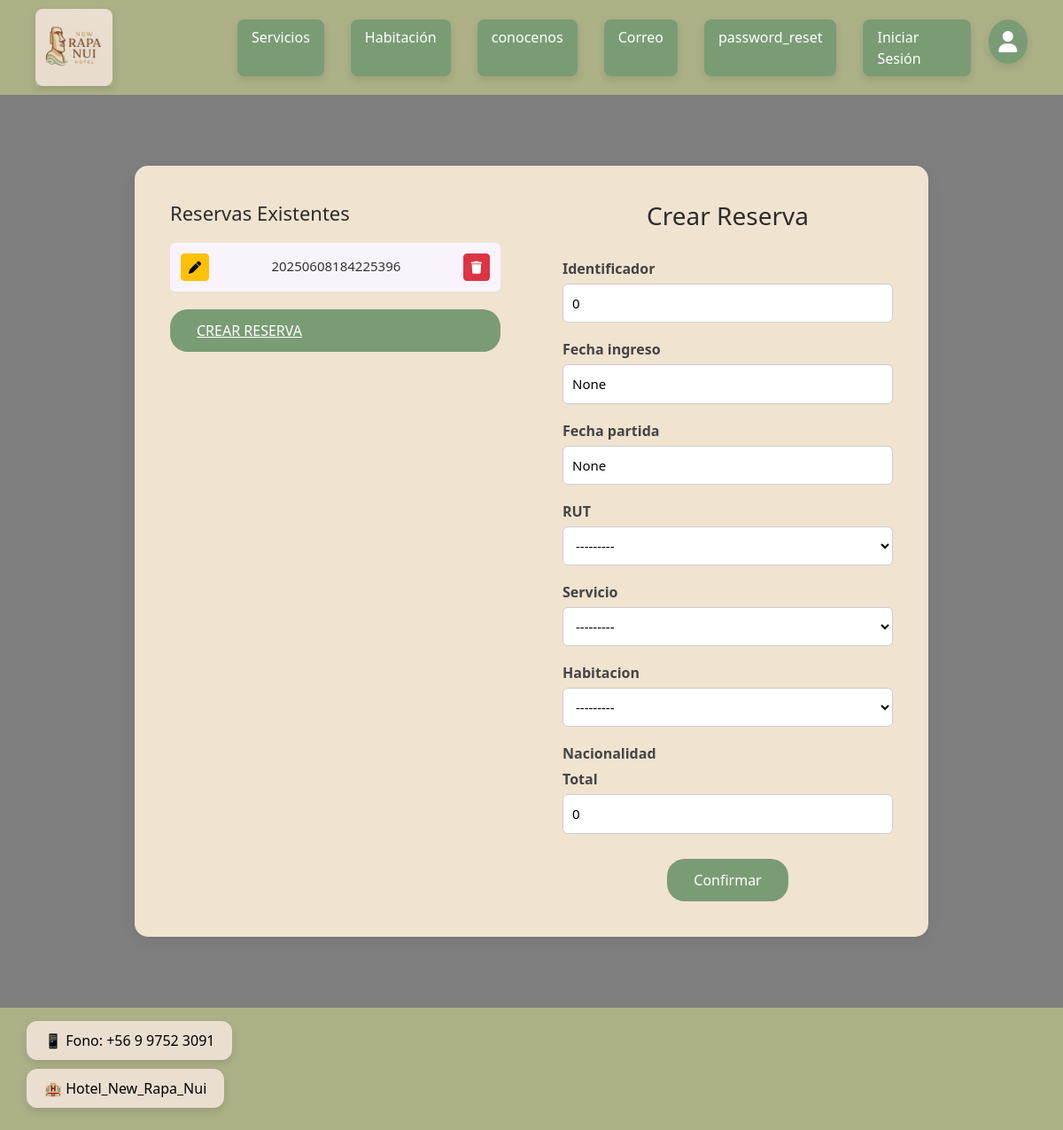
The page /listar_reservas_emp/ on the database as committed earlier.
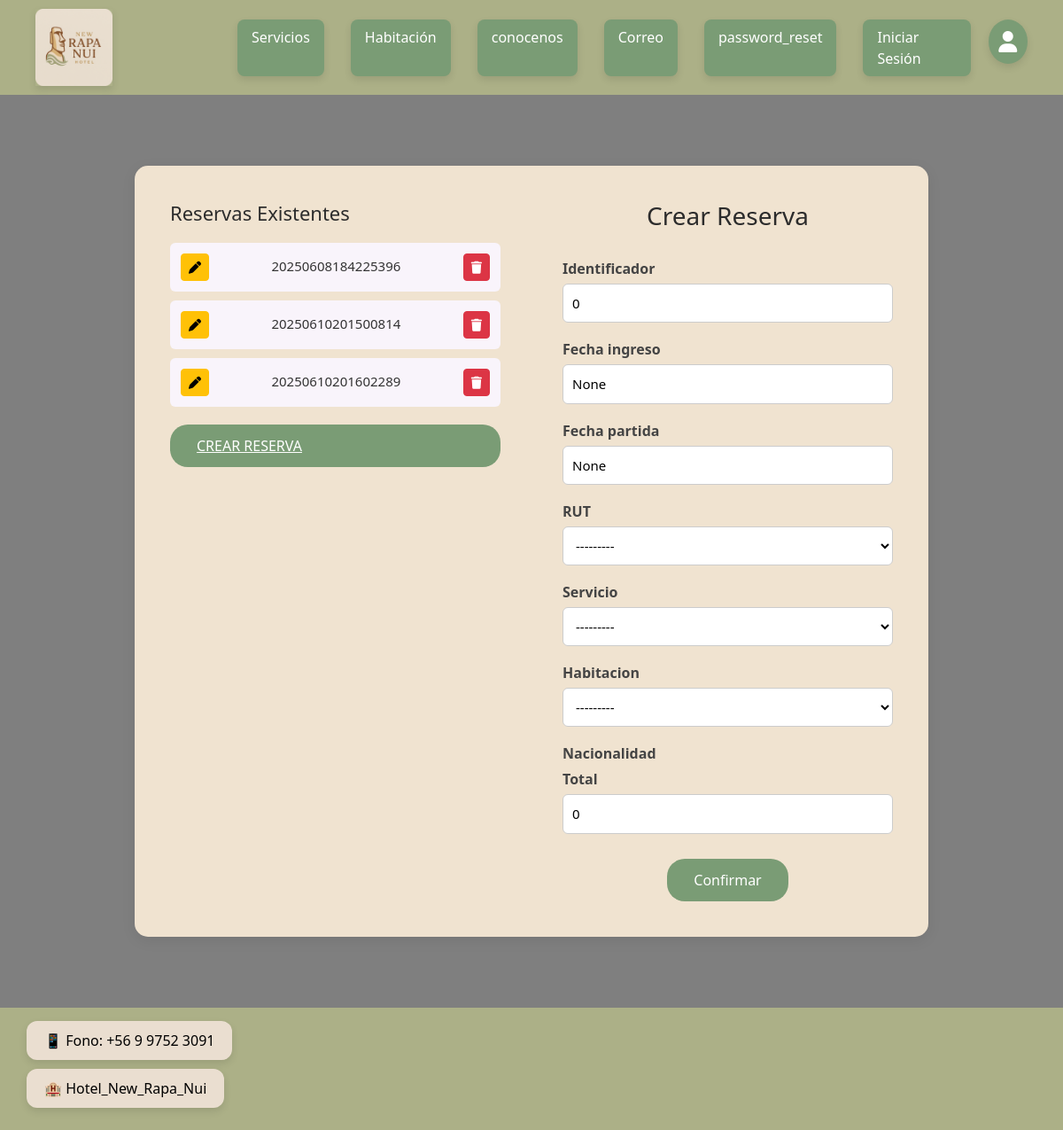
The same page on the database as committed later.
### app/models.py (models this page shows, shortened)
class reserva(models.Model):
    id_reserva = models.IntegerField(default=0, primary_key=True)
    fechaInicio = models.DateField(default=None)
    fechaFinal = models.DateField(default=None)
    rut_cliente = models.ForeignKey(Cliente, on_delete=models.PROTECT)
    n_s_ext = models.ForeignKey(Servicio_Ext, on_delete=models.PROTECT)
    n_habitacion = models.ForeignKey(Habitacion, on_delete=models.PROTECT)
    precio_total = models.IntegerField(default=0)

### app/views.py (the view, shortened to what this page needs)
# urls.py: path("listar_reservas_emp/", listar_reservas_emp, name="listar_reservas_emp"),
def listar_reservas_emp(request):
    data = {
        'form': ReservaForm(),
        'reservas': reserva.objects.all()
    }
    return render(request, "app/Empleados/crear-reserva-emp/crear-reserva-emp.html", data)

### app/forms.py
class ReservaForm(forms.ModelForm):
    class Meta:
        model = reserva
        fields = '__all__'
        widgets = {
            'fechaInicio': forms.DateInput(attrs={'type': 'date'}),
            'fechaFinal': forms.DateInput(attrs={'type': 'date'}),
        }

### app/models.py (called while the page is built)
    def __str__(self):
        return self.Rut_cliente

    def __str__(self):
        return self.n_s_ext

    def __str__(self):
        return self.n_habitacion

### app/templates/app/Empleados/crear-reserva-emp/crear-reserva-emp.html (shortened to what this page needs)
{% extends 'app/base.html' %}
{% load static %}
{% block extra_css %}
  <link rel="stylesheet" href="{% static 'app/css/crear-reserva-emp.css' %}">
{% endblock %}
{% block content %}
<main class="contenedor-recuadro">
  <div class="recuadro-servicio">
    <div class="lado izquierdo">
  <h3>Reservas Existentes</h3>
  <table style="width:100%; font-size:14px;">
      {% for r in reservas %}
      <li>
        <a  class="btn btn-info btn-sm btn-warning" href="{% url 'modificar_reserva_emp' r.id_reserva %}"><i class="fas fa-pen"></i></a>
          {{ r.id_reserva }}
        <a class="btn btn-info btn-sm btn-danger" href="{% url 'eliminar_reserva_emp' r.id_reserva %}"><i class="fas fa-trash"></i></a>
      </li>
      {% endfor %}
      <a  href="{% url 'listar_reservas_emp' %}" class="button btn-succes" >CREAR RESERVA</a>
  </table>
</div>
    <div class="lado derecho">
      <h2 class="reservaTitulo">Crear Reserva</h2>
      <form method="POST" enctype="multipart/form-data">
        <div class="titulosInputs"><p>Identificador</p></div>
        <input type="text" name="{{ form.id_reserva.name }}" value="{{ form.id_reserva.value|default_if_none:'' }}" placeholder="Nombre del servicio">
        <div class="titulosInputs"><p>Fecha ingreso</p></div>
        <input type="datetime" name="{{ form.fechaInicio.name }}" value="{{ form.fechaInicio.value }}" placeholder="Nombre del servicio">
        <div class="titulosInputs"><p>Fecha partida</p></div>
        <input type="datetime" name="{{ form.fechaFinal.name }}" value="{{ form.fechaFinal.value }}" placeholder="Nombre del servicio">
        <div class="titulosInputs"><p>RUT</p></div>
        {{ form.rut_cliente }}
        <div class="titulosInputs"><p>Servicio</p></div>
        {{ form.n_s_ext }}
        <div class="titulosInputs"><p>Habitacion</p></div>
        {{ form.n_habitacion }}
        <div class="titulosInputs"><p>Nacionalidad</p></div>
        <div class="titulosInputs"><p>Total</p></div>
        <input type="number" name="{{ form.precio_total.name }}" value="{{ form.precio_total.value }}" placeholder="Valor Total">
        <div class="contenedorInputs">
          <button type="submit" class="button">Confirmar</button>
        </div>
      </form>
    </div>
  </div>
</main>
{% endblock %}

Rows that differ between the two databases and show on the page:
added reserva: id_reserva "20250610201500814"
added reserva: id_reserva "20250610201602289"
